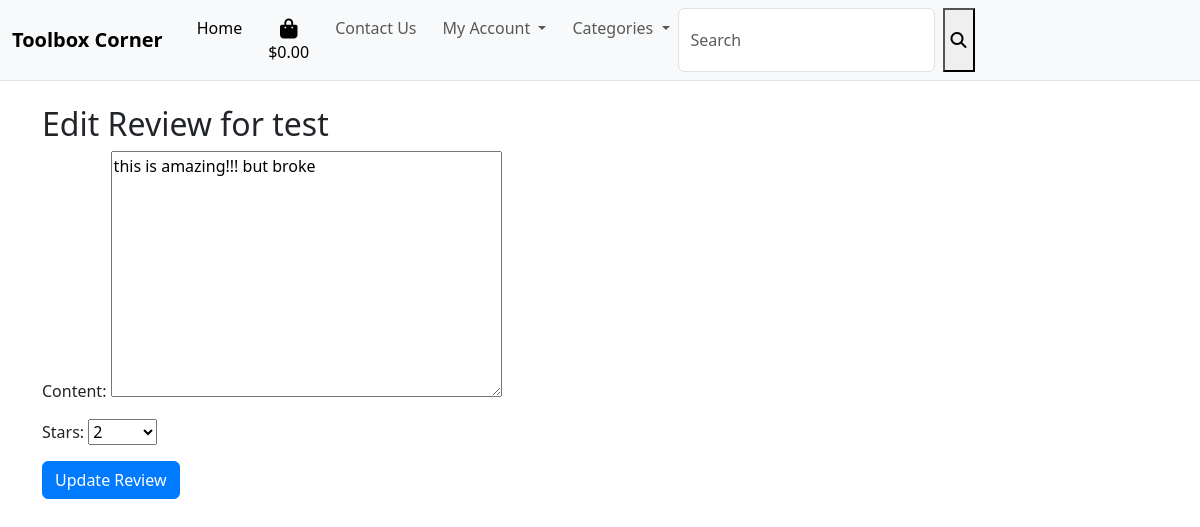
The page /reviews/edit/1/ (signed in) on the database as committed earlier.
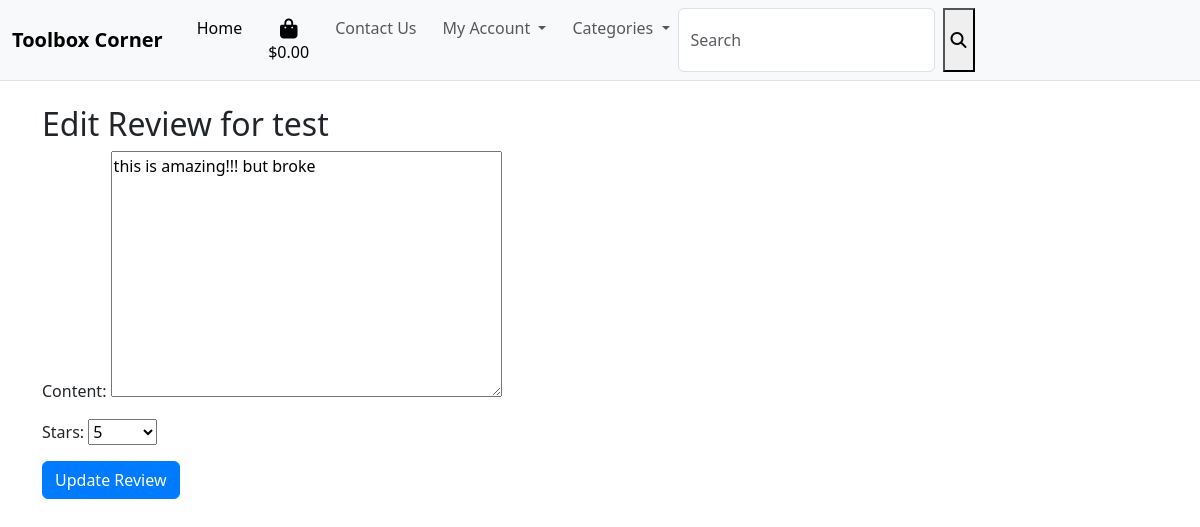
The same page on the database as committed later.
### review/models.py (models this page shows, shortened)
class Review(models.Model):
    STAR_CHOICES = [(i, str(i)) for i in range(6)]
    product = models.ForeignKey(Product, on_delete=models.CASCADE)
    user = models.ForeignKey(settings.AUTH_USER_MODEL, on_delete=models.CASCADE)
    content = models.TextField(max_length=500, blank=True)
    stars = models.IntegerField(choices=STAR_CHOICES)
    created_at = models.DateTimeField(auto_now_add=True)
    updated_at = models.DateTimeField(auto_now=True)
    class Meta:
        unique_together = ('product', 'user')

### website/models.py (models this page shows, shortened)
class Product(models.Model):
    name = models.CharField(max_length=100)
    description = models.TextField(max_length=300)
    price = models.DecimalField(max_digits=10, decimal_places=2)
    created_by = models.ForeignKey(User, null=True, blank=True, on_delete=models.SET_NULL)
    created_at = models.DateTimeField(auto_now_add=True)
    modified_at = models.DateTimeField(auto_now=True)
    category = models.ForeignKey(Category, null=True, blank=True, on_delete=models.SET_NULL, related_name='products')

### review/views.py (the view)
# urls.py: path('edit/<int:review_id>/', views.edit_review, name='edit_review'),
@login_required
def edit_review(request, review_id):
    review = get_object_or_404(Review, id=review_id)
    if review.user != request.user:
        return HttpResponseForbidden()
    if request.method == 'POST':
        form = ReviewForm(request.POST, instance=review)
        if form.is_valid():
            form.save()
            return redirect('product_detail', review.product.id)
    else:
        form = ReviewForm(instance=review)
    return render(request, 'review/edit_review.html', {'form': form, 'review': review})

### review/forms.py
class ReviewForm(forms.ModelForm):
    class Meta:
        model = Review
        fields = ['content', 'stars']

### review/templates/review/edit_review.html (shortened to what this page needs)
{% extends 'base.html' %}
{% block content %}
<h2>Edit Review for {{ review.product.name }}</h2>
<form method="post">
    {{ form.as_p }}
    <button type="submit" class="btn btn-primary">Update Review</button>
</form>
{% endblock %}

Rows that differ between the two databases and show on the page:
changed Review "this is amazing!!! but broke": stars "2" → "5"
